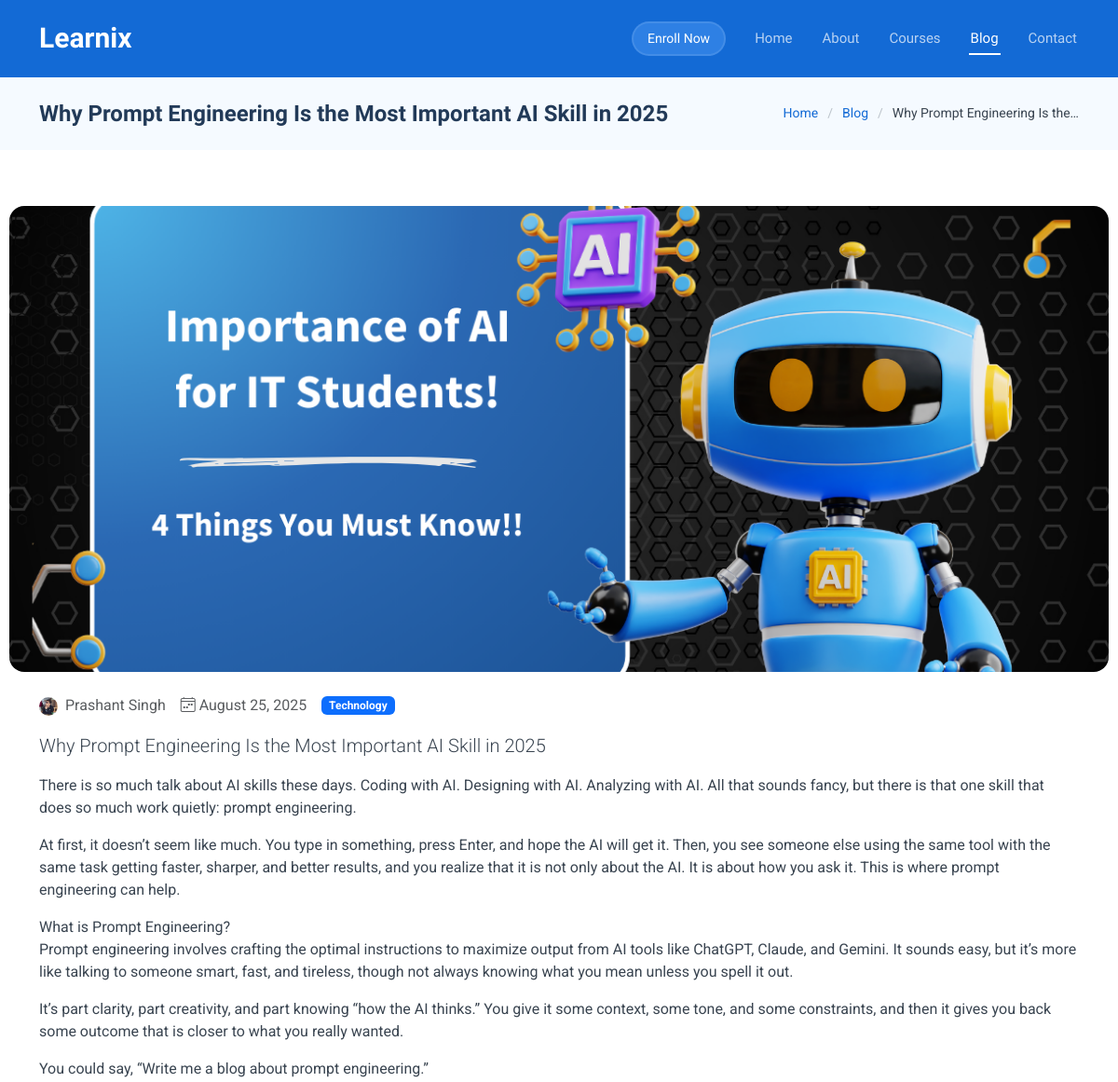
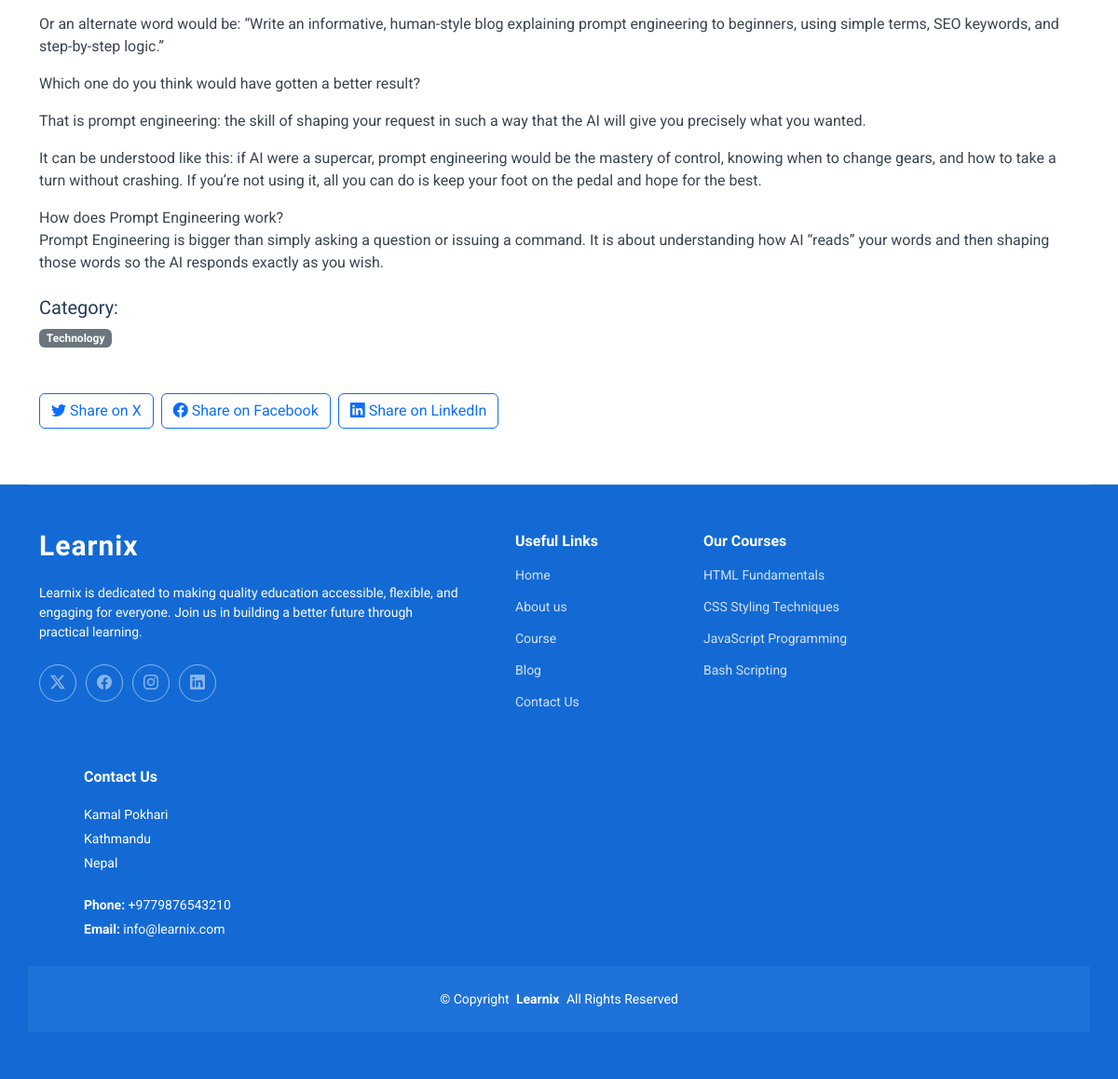
Page /blog/why-prompt-engineering-is-the-most-important-ai-sk/ on the committed database (2 pictures, top to bottom).
### blog/models.py (models this page shows, shortened)
class BlogPost(models.Model):
    title = models.CharField(max_length=200)
    slug = models.SlugField(unique=True)  # for URLs like /blog/my-post/
    author = models.CharField(max_length=100)
    category = models.ForeignKey(Category, on_delete=models.SET_NULL, null=True)
    short_description = models.CharField(max_length=255)
    content = models.TextField()
    image = models.ImageField(upload_to='blog_images/')
    created_at = models.DateTimeField(auto_now_add=True)
    updated_at = models.DateTimeField(auto_now=True)
    author_image= models.ImageField(upload_to='author_images/', null=True, blank=True)

class Category(models.Model):
    name = models.CharField(max_length=50)

### blog/views.py (the view)
# urls.py: path('blog/<slug:slug>/', views.blog_detail, name='blog_detail'),
def blog_detail(request, slug):
    post = get_object_or_404(BlogPost, slug=slug)
    related_posts = BlogPost.objects.filter(category=post.category).exclude(id=post.id)[:3]
    context = {
        'post': post,
        'related_posts': related_posts,
    }
    return render(request, 'blog-details.html', context)

### template/blog-details.html (shortened to what this page needs)
{% extends 'base.html' %}
{% load static %}
{% block class_title %}blog-details-page{% endblock %}
{% block content %}
<div class="page-title light-background">
  <div class="container d-lg-flex justify-content-between align-items-center">
    <h1 class="mb-2 mb-lg-0">{{ post.title }}</h1>
    <nav class="breadcrumbs">
      <ol>
        <li><a href="{% url 'home' %}">Home</a></li>
        <li><a href="{% url 'blog' %}">Blog</a></li>
        <li class="current">{{ post.title|truncatechars:30 }}</li>
      </ol>
    </nav>
  </div>
</div>
<section id="blog-details" class="blog-details section">
  <div class="container" data-aos="fade-up">
    <article class="article">
      {% if post.image %}
      <div class="article-featured-image mb-4">
        <img src="{{ post.image.url }}" alt="{{ post.title }}" class="img-fluid rounded">
      </div>
      {% endif %}
      <div class="article-meta mb-3 d-flex flex-wrap align-items-center gap-3">
        <span class="text-muted">
          {%if post.author_image%}
          <img src="{{post.author_image.url}}" alt="Author" style="width: 20px; height: 20px; border-radius: 50%; object-fit: cover; margin-right: 4px;">
          {{ post.author }}
          {%else%}
          <span class="text-muted"><i class="bi bi-person"></i> {{ post.author }}</span>
          {%endif%}
        </span>
        <span class="text-muted"><i class="bi bi-calendar4-week"></i> {{ post.created_at|date:"F d, Y" }}</span>
        {% if post.category %}
        <span class="badge bg-primary">{{ post.category.name }}</span>
        {% endif %}
      </div>
      {% if post.short_description %}
      <p class="lead">{{ post.short_description }}</p>
      {% endif %}
      <div class="article-content">
        {{ post.content|linebreaks }}
      </div>
      {% if post.category %}
      <div class="mt-4">
        <h5>Category:</h5>
        <a href="{% url 'blog' %}?category={{ post.category.id }}" class="badge bg-secondary">{{ post.category.name }}</a>
      </div>
      {% endif %}
    </article>
    <div class="mt-5 d-flex gap-2">
      <a href="#" class="btn btn-outline-primary"><i class="bi bi-twitter"></i> Share on X</a>
      <a href="#" class="btn btn-outline-primary"><i class="bi bi-facebook"></i> Share on Facebook</a>
      <a href="#" class="btn btn-outline-primary"><i class="bi bi-linkedin"></i> Share on LinkedIn</a>
    </div>
  </div>
</section>
{% endblock %}

### rows in the picture
BlogPost: title "Why Prompt Engineering Is the Most Important AI Skill in 2025", title "Why Prompt Engineering Is the…", image (picture), author_image (picture), author "Prashant Singh", created_at "August 25, 2025", category.name "Technology", short_description "Why Prompt Engineering Is the Most Important AI Skill in 2025", content "There is so much talk about AI skills these days. Coding with AI. Designing with AI. Analyzing with AI. All that sounds fancy, but there is that one skill that does so much work quietly: prompt engineering. At first, it doesn’t seem like much. You type in something, press Enter, and hope the AI will get it. Then, you see someone else using the same tool with the same task getting faster, sharper, and better results, and you realize that it is not only about the AI. It is about how you ask it. This is where prompt engineering can help. What is Prompt Engineering? Prompt engineering involves crafting the optimal instructions to maximize output from AI tools like ChatGPT, Claude, and Gemini.…"
